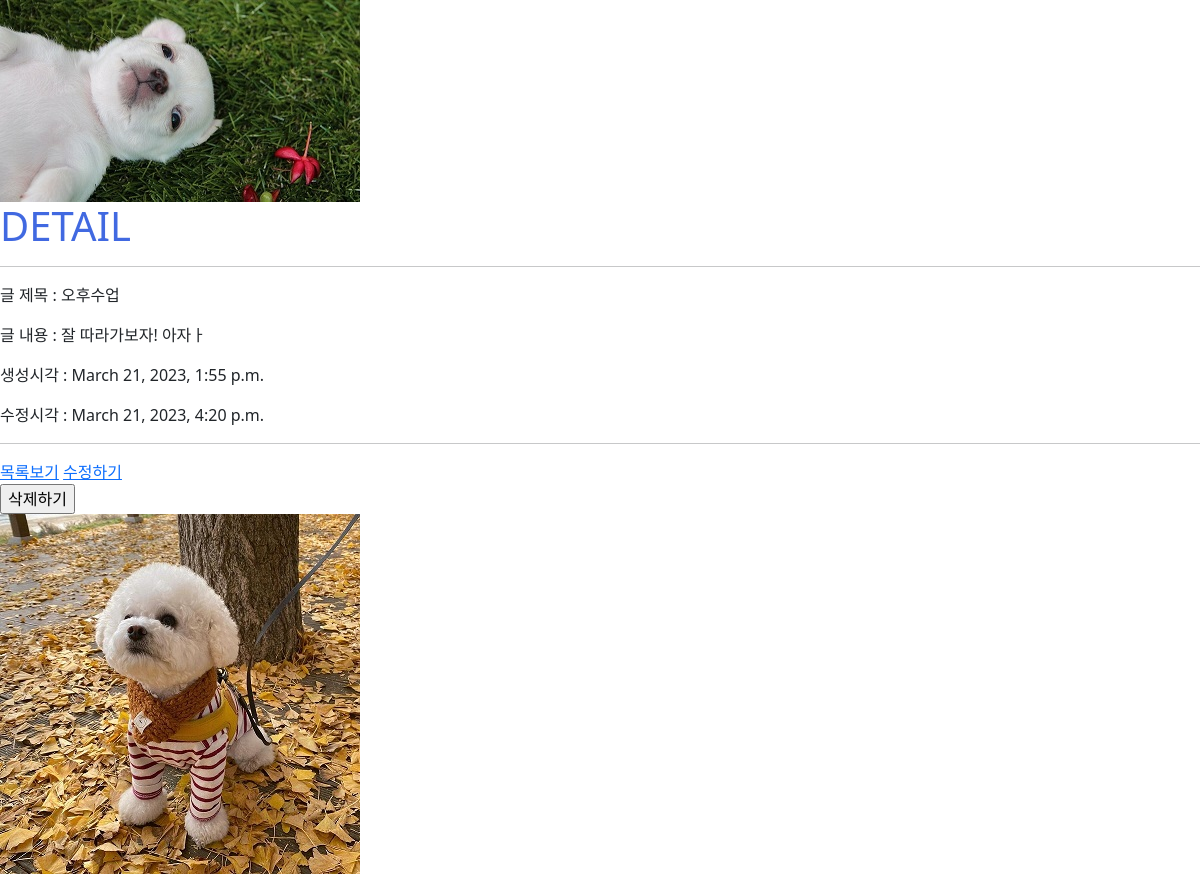
/articles/1/, run on the app's committed database.
### articles/models.py (models this page shows, shortened)
class Article(models.Model):
    title = models.CharField(max_length=30)
    content = models.TextField()
    created_at = models.DateTimeField(auto_now_add=True)
    updated_at = models.DateTimeField(auto_now=True)

### articles/views.py (the view)
# urls.py: path('<int:pk>/', views.detail, name='detail'),
def detail(request, pk):
    article = Article.objects.get(pk=pk)
    context = {'article': article}
    return render(request, 'articles/detail.html', context)

### articles/templates/articles/detail.html (shortened to what this page needs)
{% extends 'base.html' %}
{% block content %}
  <h1>DETAIL</h1>
  <hr>
  <p>글 제목 : {{article.title}}</p>
  <p>글 내용 : {{article.content}}</p>
  <p>생성시각 : {{article.created_at}}</p>
  <p>수정시각 : {{article.updated_at}}</p>
  <hr>
  <a href="{% url 'articles:index' %}">목록보기</a>
  <a href="{% url 'articles:update' article.pk %}">수정하기</a>
  <form action="{% url 'articles:delete' article.pk %}" method="POST">
    <input type="submit" value="삭제하기" >
  </form>
{% endblock content %}

### static/base.css (style rules this page uses)
h1 { color: royalblue; }

### data on the page
Article: title "오후수업", content "잘 따라가보자! 아자ㅏ", created_at "March 21, 2023, 1:55 p.m.", updated_at "March 21, 2023, 4:20 p.m."
